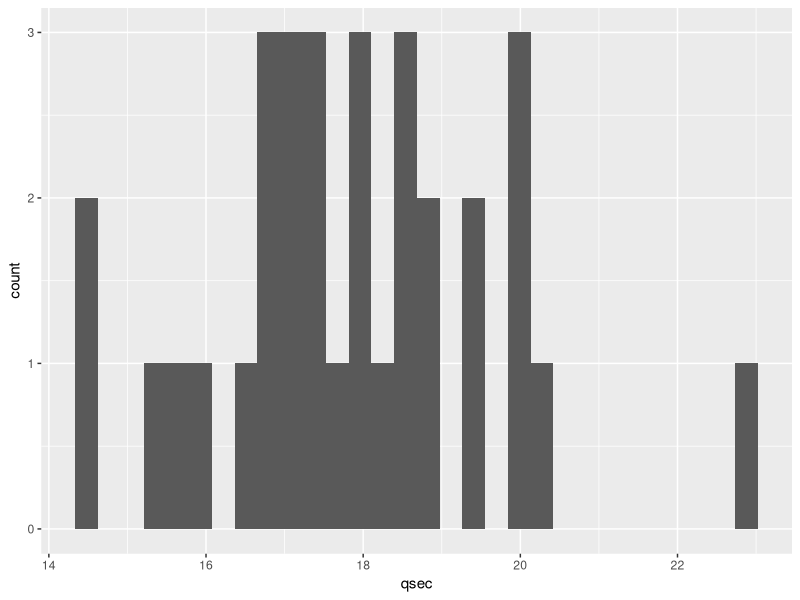

Write the R code that produced this figure.
## ---- chunk 1
#| echo: false
#| warning: false
library(ggplot2)
ggplot(mtcars, aes(x=qsec))+geom_histogram()
